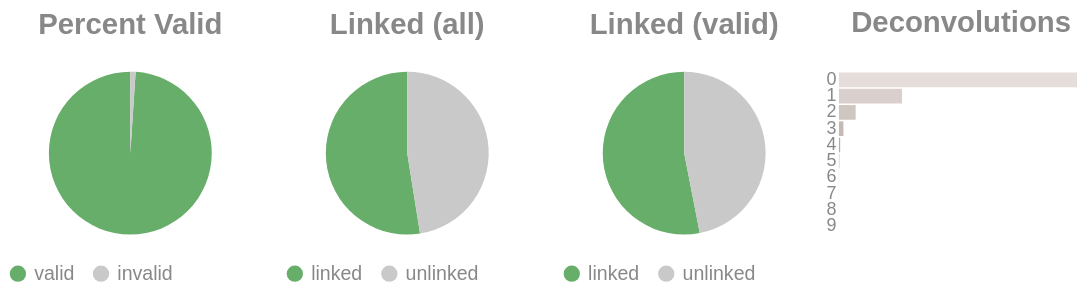

This figure's notebook cell:
### Code cell
if SKIPLR:
    pass
else:
    clash = Counter()
    for i in valids['molecule'].to_list():
        _mol = i.split("-")
        if len(_mol) == 1:
            clash.update('0')
        else:
            clash.update(_mol[-1])

    _d = {"deconvolutions": [], 'count': []}
    for k,v in clash.items():
        _d['deconvolutions'].append(k)
        _d['count'].append(v)

    tot_valid = valids['reads'].sum()
    mask = valids['reads'] >= 2
    n_linked_reads = valids.filter(mask)['reads'].sum()
    if n_linked_reads == 0:
        print_html("No linked molecules (>=2 reads) were detected; skipping linked-only distributions.")
        SKIPLR = True
    else:
        perc_valid = round(tot_valid / n_reads, 4)
        linked_perc_abs = round(n_linked_reads / n_reads, 4)
        linked_perc = round(n_linked_reads / tot_valid, 4)

    _valid = pl.DataFrame({"valids": ['valid', 'invalid'], "count": [tot_valid, n_reads - tot_valid]})
    _linked_abs = pl.DataFrame({"linked (absolute)": ['linked', 'unlinked'], "count": [n_linked_reads, n_reads - n_linked_reads]})
    _linked_rel = pl.DataFrame({"linked (valids)": ['linked', 'unlinked'], "count": [n_linked_reads, tot_valid - n_linked_reads]})

    (
        alt.hconcat(
            piechart(_valid, goodval = 'valid', title = "Percent Valid"),
            piechart(_linked_abs, goodval = "linked", title =  "Linked (all)"),
            piechart(_linked_rel, goodval = "linked", title =  "Linked (valid)"),
            convolutionbar(pl.DataFrame(_d), title = "Deconvolutions"),
            center = True,
            bounds = 'flush'
        )
        .resolve_scale(color='independent')
        .resolve_legend('independent')
        .properties(usermeta={'embedOptions': {"actions": False}})
    ).display()

### Figure 1 — Vega-Lite specification as saved in the notebook (floating-point values rounded to 4 significant figures)
{"width": "container", "height": 400, "config": {"title": {"anchor": "start", "dy": -15, "fontSize": 18, "color": "#888888", "subtitleColor": "#888888", "subtitleFontSize": 14}, "arc": {"fill": "#0072B2"}, "axis": {"domainColor": "#888888", "domainWidth": 0.5, "gridWidth": 0.2, "grid": false, "titleFontWeight": 400, "titleFontSize": 15, "labelFontSize": 11, "labelColor": "#888888", "tickColor": "#888888", "tickWidth": 0.2, "titleColor": "#888888"}, "axisBand": {"grid": false}, "axisX": {"grid": true, "tickSize": 10, "domainCap": "round"}, "axisY": {"domain": false, "grid": true, "tickSize": 0, "domainCap": "round"}, "background": "transparent", "header": {"labelFontSize": 15, "labelColor": "#888888", "titleFontSize": 15, "titleFontWeight": 600, "titleColor": "#888888"}, "legend": {"labelFont": "sans-serif", "labelFontSize": 12, "labelColor": "#888888", "symbolSize": 100, "symbolType": "circle", "titleFontSize": 12, "titlePadding": 10, "titleColor": "#888888", "title": null}, "range": {"category": ["#E69F00", "#56B4E9", "#009E73", "#F0E442", "#0072B2", "#D55E00", "#CC79A7", "#000000"], "diverging": ["#cfe8f3", "#a2d4ec", "#73bfe2", "#46abdb", "#1696d2", "#12719e"]}, "area": {"fill": "#0072B2", "fillOpacity": 0.7, "line": true, "strokeOpacity": 0.7}, "line": {"color": "#0072B2", "stroke": "#0072B2", "strokeWidth": 2}, "trail": {"color": "#0072B2", "stroke": "#0072B2", "strokeWidth": 0, "size": 1}, "point": {"filled": true, "fillOpacity": 1.0, "size": 95}, "text": {"color": "#888888", "fontSize": 11, "align": "right", "fontWeight": 400, "size": 11}, "bar": {"fill": "#0072B2", "stroke": null}, "view": {"stroke": null, "continuousWidth": 660, "continuousHeight": 400}}, "hconcat": [{"data": {"name": "data-3642b8d7016b79da7b6b55206cdaea43"}, "mark": {"type": "arc"}, "encoding": {"color": {"field": "valids", "legend": {"orient": "bottom", "title": null}, "scale": {"domain": ["valid", "invalid"], "range": ["#68ae6b", "#C9C9C9"]}, "title": "Valids", "type": "nominal"}, "theta": {"field": "count", "type": "quantitative"}, "tooltip": [{"field": "valids", "title": "Valids", "type": "ordinal"}, {"field": "percent", "format": ".2%", "title": "Percent", "type": "quantitative"}, {"field": "count", "title": "Count", "type": "quantitative"}]}, "height": 100, "title": {"text": "Percent Valid", "align": "center", "anchor": "middle"}, "transform": [{"calculate": "datum.count / 16448621", "as": "percent"}], "width": 150}, {"data": {"name": "data-8a3b76678f2c6b6768ecffddc6b2c162"}, "mark": {"type": "arc"}, "encoding": {"color": {"field": "linked (absolute)", "legend": {"orient": "bottom", "title": null}, "scale": {"domain": ["linked", "unlinked"], "range": ["#68ae6b", "#C9C9C9"]}, "title": "Linked (Absolute)", "type": "nominal"}, "theta": {"field": "count", "type": "quantitative"}, "tooltip": [{"field": "linked (absolute)", "title": "Linked (Absolute)", "type": "ordinal"}, {"field": "percent", "format": ".2%", "title": "Percent", "type": "quantitative"}, {"field": "count", "title": "Count", "type": "quantitative"}]}, "height": 100, "title": {"text": "Linked (all)", "align": "center", "anchor": "middle"}, "transform": [{"calculate": "datum.count / 16448621", "as": "percent"}], "width": 150}, {"data": {"name": "data-25d3165915211ff2d827bc1a8b7a2251"}, "mark": {"type": "arc"}, "encoding": {"color": {"field": "linked (valids)", "legend": {"orient": "bottom", "title": null}, "scale": {"domain": ["linked", "unlinked"], "range": ["#68ae6b", "#C9C9C9"]}, "title": "Linked (Valids)", "type": "nominal"}, "theta": {"field": "count", "type": "quantitative"}, "tooltip": [{"field": "linked (valids)", "title": "Linked (Valids)", "type": "ordinal"}, {"field": "percent", "format": ".2%", "title": "Percent", "type": "quantitative"}, {"field": "count", "title": "Count", "type": "quantitative"}]}, "height": 100, "title": {"text": "Linked (valid)", "align": "center", "anchor": "middle"}, "transform": [{"calculate": "datum.count / 16277336", "as": "percent"}], "width": 150}, {"data": {"name": "data-568a48274f35745db1da26baef32babd"}, "mark": {"type": "bar"}, "encoding": {"color": {"field": "deconvolutions", "legend": null, "scale": {"scheme": "lightgreyred"}, "type": "nominal"}, "tooltip": [{"field": "deconvolutions", "title": "Deconvolutions", "type": "ordinal"}, {"field": "percent", "format": ".2%", "title": "Percent", "type": "quantitative"}, {"field": "count", "title": "Count", "type": "quantitative"}], "x": {"axis": null, "field": "count", "type": "quantitative"}, "y": {"field": "deconvolutions", "sort": "ascending", "title": null, "type": "nominal"}}, "height": 100, "title": {"text": "Deconvolutions", "align": "center", "anchor": "middle"}, "transform": [{"calculate": "datum.count / 10611545", "as": "percent"}], "width": 150}], "bounds": "flush", "center": true, "resolve": {"legend": {"angle": "independent"}, "scale": {"color": "independent"}}, "usermeta": {"embedOptions": {"actions": false}}, "$schema": "https://vega.github.io/schema/vega-lite/v6.4.1.json", "datasets": {"data-3642b8d7016b79da7b6b55206cdaea43": [{"valids": "valid", "count": 16277336}, {"valids": "invalid", "count": 171285}], "data-8a3b76678f2c6b6768ecffddc6b2c162": [{"linked (absolute)": "linked", "count": 8638009}, {"linked (absolute)": "unlinked", "count": 7810612}], "data-25d3165915211ff2d827bc1a8b7a2251": [{"linked (valids)": "linked", "count": 8638009}, {"linked (valids)": "unlinked", "count": 7639327}], "data-568a48274f35745db1da26baef32babd": [{"deconvolutions": "0", "count": 7794238}, {"deconvolutions": "1", "count": 2065709}, {"deconvolutions": "2", "count": 547192}, {"deconvolutions": "3", "count": 146094}, {"deconvolutions": "4", "count": 40470}, {"deconvolutions": "5", "count": 11875}, {"deconvolutions": "6", "count": 3851}, {"deconvolutions": "7", "count": 1363}, {"deconvolutions": "8", "count": 528}, {"deconvolutions": "9", "count": 225}]}}
